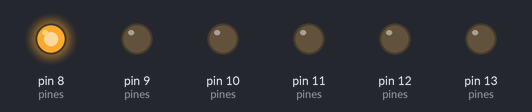
A sketch run on a simulated Arduino Uno, built with avr-gcc and run on an emulated ATmega328P. On the bench: output pins drawn as LEDs (lit = HIGH).

Above: at 0.2 s.
At 1.2 s:
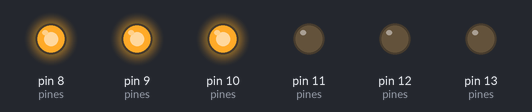
At 1.7 s:
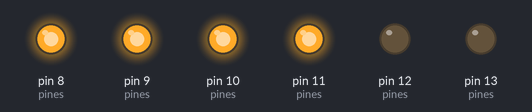
At 3.2 s:
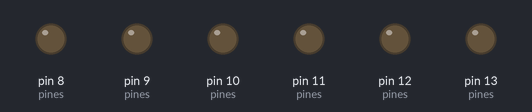
At 5.7 s:
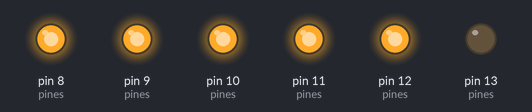
At 7.7 s:
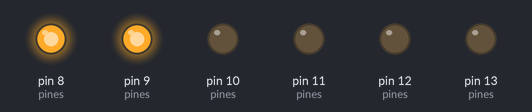
Timing chart, 0 to 8.1 s (numbered marks = the images above):
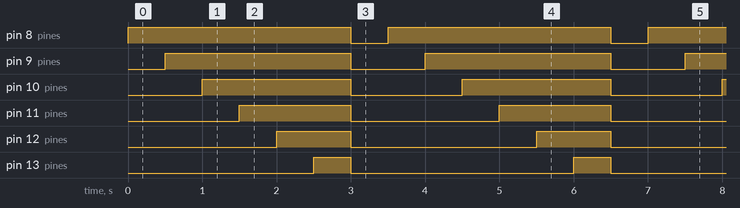

Measured:
- by itself, pin 8 (pines): alternates HIGH for 3.0 s and LOW for 0.50 s
- by itself, pin 9 (pines): alternates HIGH for 2.5 s and LOW for 1.0 s
- by itself, pin 10 (pines): alternates HIGH for 2.0 s and LOW for 1.5 s
- by itself, pin 11 (pines): alternates HIGH for 1.5 s and LOW for 2.0 s
- by itself, pin 12 (pines): alternates HIGH for 1.0 s and LOW for 2.5 s
- by itself, pin 13 (pines): alternates HIGH for 0.50 s and LOW for 3.0 s

The sketch:

guia_n_26.ino
```cpp
int pines[] = {13, 12, 11, 10, 9, 8};

void setup()
{
  pinMode(13, OUTPUT);
  pinMode(12, OUTPUT);
  pinMode(11, OUTPUT);
  pinMode(10, OUTPUT);
  pinMode(9, OUTPUT);
  pinMode(8, OUTPUT);
}

void loop()
{
  senales();
}

void senales()
{
  for (int i = 8; i < 14; i++)
  {
    digitalWrite(i, HIGH);
    delay(500);
  }


  for (int i = 8; i < 14; i++)
  {
    digitalWrite(i, LOW);
  }

  delay(500);

}
```
